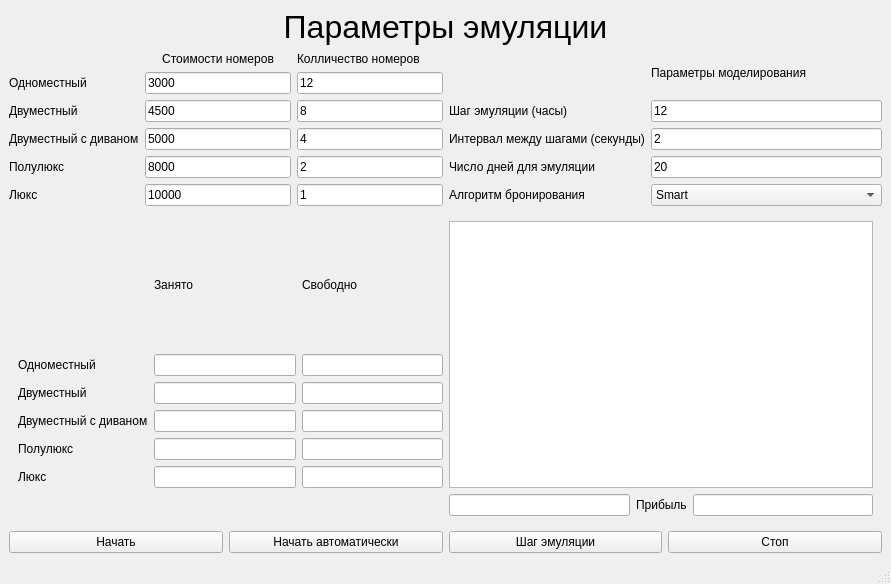
<?xml version="1.0" encoding="UTF-8"?>
<ui version="4.0">
 <class>TStartWindow</class>
 <widget class="QMainWindow" name="TStartWindow">
  <property name="geometry">
   <rect>
    <x>0</x>
    <y>0</y>
    <width>891</width>
    <height>584</height>
   </rect>
  </property>
  <property name="windowTitle">
   <string>TStartWindow</string>
  </property>
  <widget class="QWidget" name="centralwidget">
   <layout class="QVBoxLayout" name="verticalLayout_2" stretch="0,0,1,0">
    <item>
     <widget class="QLabel" name="label">
      <property name="text">
       <string>&lt;html&gt;&lt;head/&gt;&lt;body&gt;&lt;p align=&quot;center&quot;&gt;&lt;span style=&quot; font-size:24pt;&quot;&gt;Параметры эмуляции&lt;/span&gt;&lt;/p&gt;&lt;/body&gt;&lt;/html&gt;</string>
      </property>
      <property name="textFormat">
       <enum>Qt::RichText</enum>
      </property>
      <property name="scaledContents">
       <bool>false</bool>
      </property>
      <property name="alignment">
       <set>Qt::AlignCenter</set>
      </property>
     </widget>
    </item>
    <item>
     <layout class="QHBoxLayout" name="horizontalLayout_2">
      <item>
       <layout class="QGridLayout" name="gridLayout">
        <item row="2" column="2">
         <widget class="QLineEdit" name="SingleRoomCount">
          <property name="text">
           <string>12</string>
          </property>
         </widget>
        </item>
        <item row="0" column="1">
         <widget class="QLabel" name="label_2">
          <property name="text">
           <string>Стоимости номеров</string>
          </property>
          <property name="alignment">
           <set>Qt::AlignCenter</set>
          </property>
         </widget>
        </item>
        <item row="5" column="1">
         <widget class="QLineEdit" name="DoubleWithSofaRoomCost">
          <property name="text">
           <string>5000</string>
          </property>
         </widget>
        </item>
        <item row="5" column="2">
         <widget class="QLineEdit" name="DoubleWithSofaRoomCount">
          <property name="text">
           <string>4</string>
          </property>
         </widget>
        </item>
        <item row="5" column="0">
         <widget class="QLabel" name="label_15">
          <property name="text">
           <string>Двуместный с диваном</string>
          </property>
         </widget>
        </item>
        <item row="2" column="1">
         <widget class="QLineEdit" name="SingleRoomCost">
          <property name="text">
           <string>3000</string>
          </property>
         </widget>
        </item>
        <item row="2" column="0">
         <widget class="QLabel" name="label_3">
          <property name="text">
           <string>Одноместный</string>
          </property>
         </widget>
        </item>
        <item row="6" column="0">
         <widget class="QLabel" name="label_16">
          <property name="text">
           <string>Полулюкс</string>
          </property>
         </widget>
        </item>
        <item row="6" column="2">
         <widget class="QLineEdit" name="HalfLuxRoomCount">
          <property name="text">
           <string>2</string>
          </property>
         </widget>
        </item>
        <item row="4" column="0">
         <widget class="QLabel" name="label_4">
          <property name="text">
           <string>Двуместный</string>
          </property>
         </widget>
        </item>
        <item row="4" column="2">
         <widget class="QLineEdit" name="DoubleRoomCount">
          <property name="text">
           <string>8</string>
          </property>
         </widget>
        </item>
        <item row="4" column="1">
         <widget class="QLineEdit" name="DoubleRoomCost">
          <property name="text">
           <string>4500</string>
          </property>
         </widget>
        </item>
        <item row="0" column="2">
         <widget class="QLabel" name="label_6">
          <property name="text">
           <string>Колличество номеров</string>
          </property>
         </widget>
        </item>
        <item row="6" column="1">
         <widget class="QLineEdit" name="HalfLuxRoomCost">
          <property name="text">
           <string>8000</string>
          </property>
         </widget>
        </item>
        <item row="7" column="0">
         <widget class="QLabel" name="label_17">
          <property name="text">
           <string>Люкс</string>
          </property>
         </widget>
        </item>
        <item row="7" column="1">
         <widget class="QLineEdit" name="LuxRoomCost">
          <property name="text">
           <string>10000</string>
          </property>
         </widget>
        </item>
        <item row="7" column="2">
         <widget class="QLineEdit" name="LuxRoomCount">
          <property name="text">
           <string>1</string>
          </property>
         </widget>
        </item>
       </layout>
      </item>
      <item>
       <layout class="QGridLayout" name="gridLayout_2">
        <item row="2" column="1">
         <widget class="QLineEdit" name="IntervalBetweenSteps">
          <property name="text">
           <string>2</string>
          </property>
         </widget>
        </item>
        <item row="0" column="1">
         <widget class="QLabel" name="label_5">
          <property name="text">
           <string>Параметры моделирования</string>
          </property>
         </widget>
        </item>
        <item row="2" column="0">
         <widget class="QLabel" name="label_13">
          <property name="text">
           <string>Интервал между шагами (секунды)</string>
          </property>
         </widget>
        </item>
        <item row="3" column="0">
         <widget class="QLabel" name="label_14">
          <property name="text">
           <string>Число дней для эмуляции</string>
          </property>
         </widget>
        </item>
        <item row="1" column="1">
         <widget class="QLineEdit" name="EmulationStep">
          <property name="text">
           <string>12</string>
          </property>
         </widget>
        </item>
        <item row="1" column="0">
         <widget class="QLabel" name="label_7">
          <property name="text">
           <string>Шаг эмуляции (часы)</string>
          </property>
         </widget>
        </item>
        <item row="3" column="1">
         <widget class="QLineEdit" name="NumberOfDaysToEmulate">
          <property name="text">
           <string>20</string>
          </property>
         </widget>
        </item>
        <item row="4" column="0">
         <widget class="QLabel" name="label_21">
          <property name="text">
           <string>Алгоритм бронирования</string>
          </property>
         </widget>
        </item>
        <item row="4" column="1">
         <widget class="QComboBox" name="BookingSystemType">
          <item>
           <property name="text">
            <string>Smart</string>
           </property>
          </item>
          <item>
           <property name="text">
            <string>Trivial</string>
           </property>
          </item>
         </widget>
        </item>
       </layout>
      </item>
     </layout>
    </item>
    <item>
     <widget class="QWidget" name="widget" native="true">
      <layout class="QGridLayout" name="gridLayout_4" rowstretch="0,0">
       <item row="0" column="0">
        <layout class="QGridLayout" name="gridLayout_3">
         <item row="0" column="1">
          <widget class="QLabel" name="label_11">
           <property name="text">
            <string>Занято</string>
           </property>
          </widget>
         </item>
         <item row="0" column="2">
          <widget class="QLabel" name="label_12">
           <property name="text">
            <string>Свободно</string>
           </property>
          </widget>
         </item>
         <item row="4" column="0">
          <widget class="QLabel" name="label_19">
           <property name="text">
            <string>Полулюкс</string>
           </property>
          </widget>
         </item>
         <item row="3" column="0">
          <widget class="QLabel" name="label_18">
           <property name="text">
            <string>Двуместный с диваном</string>
           </property>
          </widget>
         </item>
         <item row="2" column="0">
          <widget class="QLabel" name="label_10">
           <property name="text">
            <string>Двуместный</string>
           </property>
          </widget>
         </item>
         <item row="1" column="0">
          <widget class="QLabel" name="label_9">
           <property name="text">
            <string>Одноместный</string>
           </property>
          </widget>
         </item>
         <item row="5" column="0">
          <widget class="QLabel" name="label_20">
           <property name="text">
            <string>Люкс</string>
           </property>
          </widget>
         </item>
         <item row="1" column="1">
          <widget class="QLineEdit" name="BusySingle">
           <property name="readOnly">
            <bool>true</bool>
           </property>
          </widget>
         </item>
         <item row="1" column="2">
          <widget class="QLineEdit" name="FreeSingle">
           <property name="readOnly">
            <bool>true</bool>
           </property>
          </widget>
         </item>
         <item row="2" column="1">
          <widget class="QLineEdit" name="BusyDouble">
           <property name="readOnly">
            <bool>true</bool>
           </property>
          </widget>
         </item>
         <item row="2" column="2">
          <widget class="QLineEdit" name="FreeDouble">
           <property name="readOnly">
            <bool>true</bool>
           </property>
          </widget>
         </item>
         <item row="3" column="1">
          <widget class="QLineEdit" name="BusyDoubleWithSofa">
           <property name="readOnly">
            <bool>true</bool>
           </property>
          </widget>
         </item>
         <item row="3" column="2">
          <widget class="QLineEdit" name="FreeDoubleWithSofa">
           <property name="readOnly">
            <bool>true</bool>
           </property>
          </widget>
         </item>
         <item row="4" column="1">
          <widget class="QLineEdit" name="BusyHalfLux">
           <property name="readOnly">
            <bool>true</bool>
           </property>
          </widget>
         </item>
         <item row="4" column="2">
          <widget class="QLineEdit" name="FreeHalfLux">
           <property name="readOnly">
            <bool>true</bool>
           </property>
          </widget>
         </item>
         <item row="5" column="1">
          <widget class="QLineEdit" name="BusyLux">
           <property name="readOnly">
            <bool>true</bool>
           </property>
          </widget>
         </item>
         <item row="5" column="2">
          <widget class="QLineEdit" name="FreeLux">
           <property name="readOnly">
            <bool>true</bool>
           </property>
          </widget>
         </item>
        </layout>
       </item>
       <item row="0" column="1">
        <widget class="QTextBrowser" name="ActionView"/>
       </item>
       <item row="1" column="1">
        <layout class="QHBoxLayout" name="horizontalLayout_3">
         <item>
          <widget class="QLineEdit" name="CurrentTime">
           <property name="readOnly">
            <bool>true</bool>
           </property>
          </widget>
         </item>
         <item>
          <widget class="QLabel" name="label_8">
           <property name="text">
            <string>Прибыль</string>
           </property>
          </widget>
         </item>
         <item>
          <widget class="QLineEdit" name="TotalHotelProfit">
           <property name="readOnly">
            <bool>true</bool>
           </property>
          </widget>
         </item>
        </layout>
       </item>
      </layout>
     </widget>
    </item>
    <item>
     <layout class="QHBoxLayout" name="horizontalLayout">
      <item>
       <widget class="QPushButton" name="StartEmulate">
        <property name="text">
         <string>Начать</string>
        </property>
       </widget>
      </item>
      <item>
       <widget class="QPushButton" name="StartEmulationAutomatically">
        <property name="text">
         <string>Начать автоматически</string>
        </property>
       </widget>
      </item>
      <item>
       <widget class="QPushButton" name="MakeStep">
        <property name="text">
         <string>Шаг эмуляции</string>
        </property>
       </widget>
      </item>
      <item>
       <widget class="QPushButton" name="StopEmulation">
        <property name="text">
         <string>Стоп</string>
        </property>
       </widget>
      </item>
     </layout>
    </item>
   </layout>
  </widget>
  <widget class="QMenuBar" name="menubar">
   <property name="geometry">
    <rect>
     <x>0</x>
     <y>0</y>
     <width>891</width>
     <height>22</height>
    </rect>
   </property>
  </widget>
  <widget class="QStatusBar" name="statusbar"/>
 </widget>
 <resources/>
 <connections/>
</ui>
